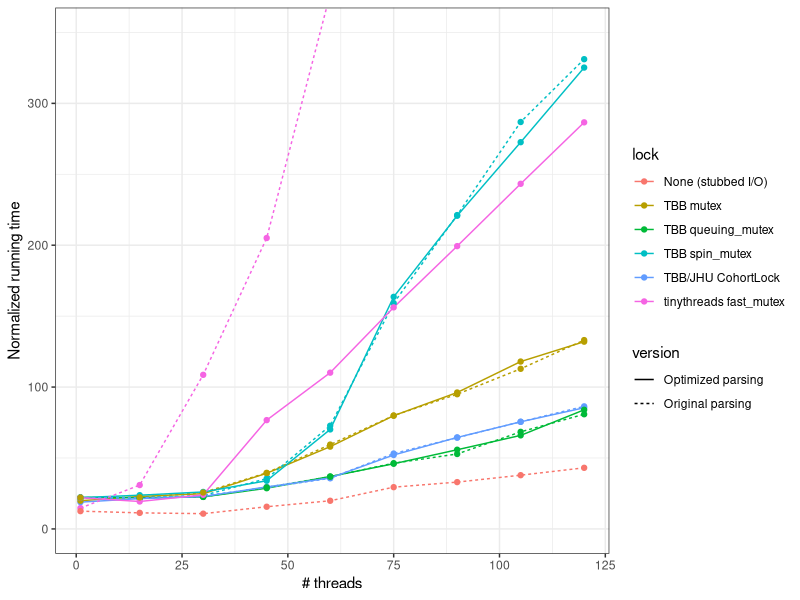
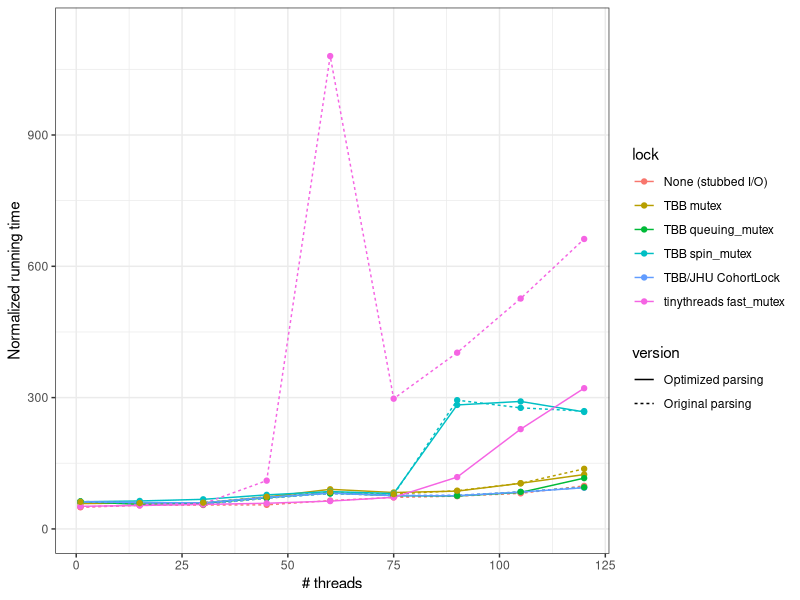
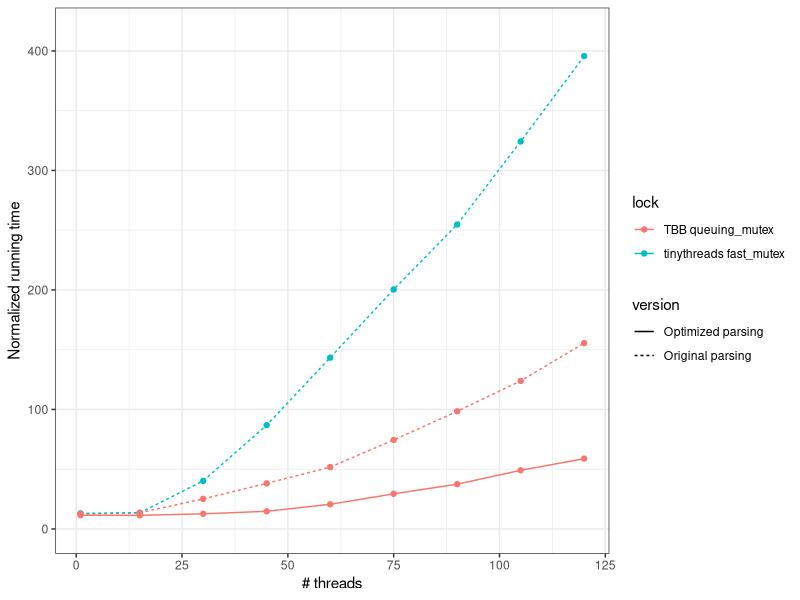
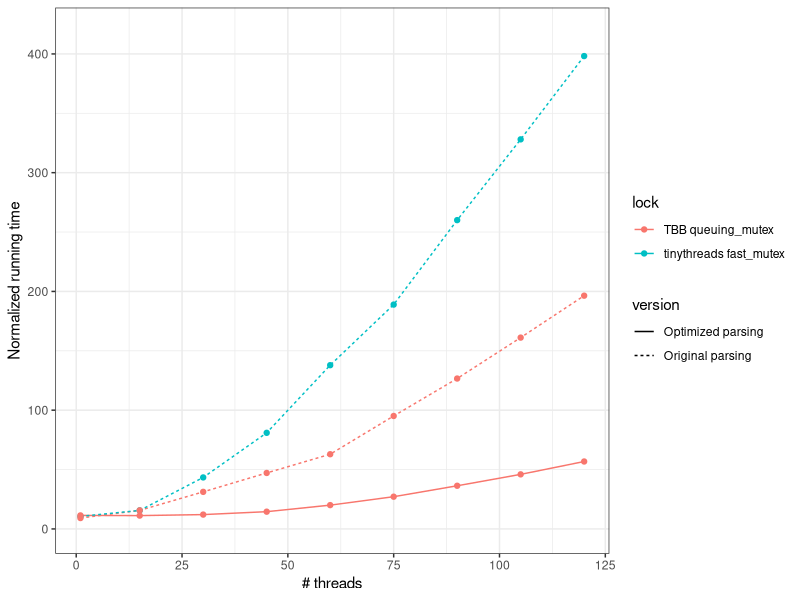
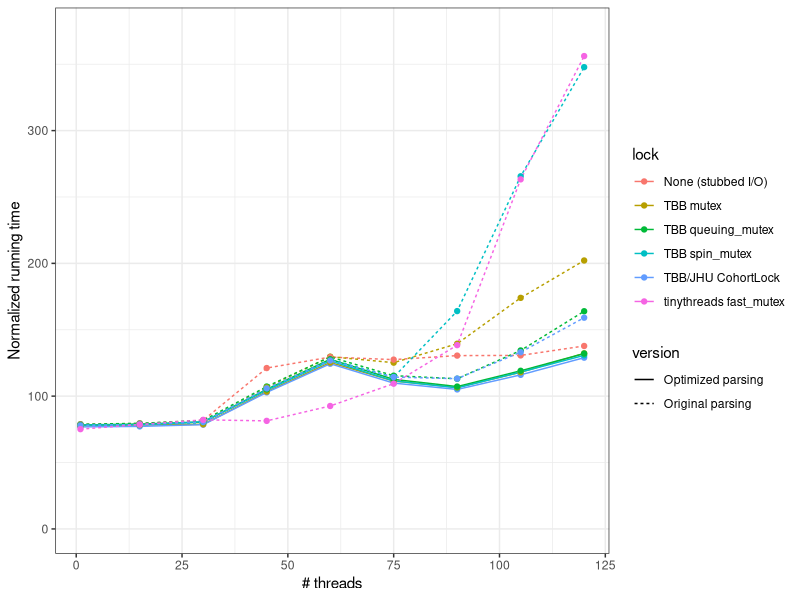
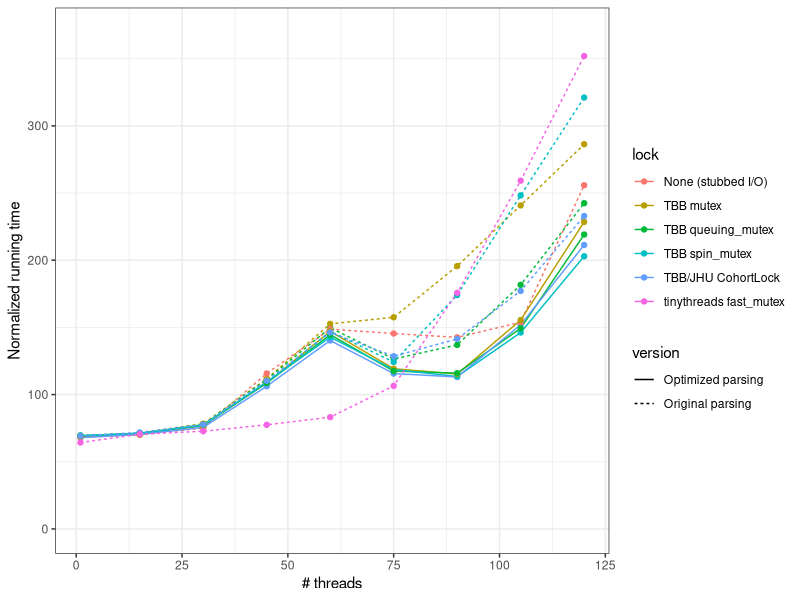

Recreate these plots in R, in order.
## ---- chunk 1
library(dplyr)
library(ggplot2)
## ---- chunk 2
m <- read.table('showcase2016/results_showcase_2016.tsv', header=T, sep='\t')
head(m)
## ---- chunk 3
mtmp <- m %>% filter(tool == 'bowtie' & paired == 'unp')
ggplot(mtmp, aes(x=threads, y=seconds, color=lock, linetype=version)) +
  geom_line() + geom_point() + theme_bw() +
  labs(y="Normalized running time", x="# threads") +
  coord_cartesian(ylim=c(0, 350))
## ---- chunk 4
mtmp <- m %>% filter(tool == 'bowtie' & paired == 'pe')
ggplot(mtmp, aes(x=threads, y=seconds, color=lock, linetype=version)) +
  geom_line() + geom_point() + theme_bw() +
  labs(y="Normalized running time", x="# threads") +
  coord_cartesian(ylim=c(0, max(mtmp$seconds)*1.05))
## ---- chunk 5
mtmp <- m %>% filter(tool == 'hisat' & paired == 'unp')
ggplot(mtmp, aes(x=threads, y=seconds, color=lock, linetype=version)) +
  geom_line() + geom_point() + theme_bw() +
  labs(y="Normalized running time", x="# threads") +
  coord_cartesian(ylim=c(0, max(mtmp$seconds)*1.05))
## ---- chunk 6
mtmp <- m %>% filter(tool == 'hisat' & paired == 'pe')
ggplot(mtmp, aes(x=threads, y=seconds, color=lock, linetype=version)) +
  geom_line() + geom_point() + theme_bw() +
  labs(y="Normalized running time", x="# threads") +
  coord_cartesian(ylim=c(0, max(mtmp$seconds)*1.05))
## ---- chunk 7
mtmp <- m %>% filter(tool == 'bowtie2' & paired == 'unp')
ggplot(mtmp, aes(x=threads, y=seconds, color=lock, linetype=version)) +
  geom_line() + geom_point() + theme_bw() +
  labs(y="Normalized running time", x="# threads") +
  coord_cartesian(ylim=c(0, max(mtmp$seconds)*1.05))
## ---- chunk 8
mtmp <- m %>% filter(tool == 'bowtie2' & paired == 'pe')
ggplot(mtmp, aes(x=threads, y=seconds, color=lock, linetype=version)) +
  geom_line() + geom_point() + theme_bw() +
  labs(y="Normalized running time", x="# threads") +
  coord_cartesian(ylim=c(0, max(mtmp$seconds)*1.05))
